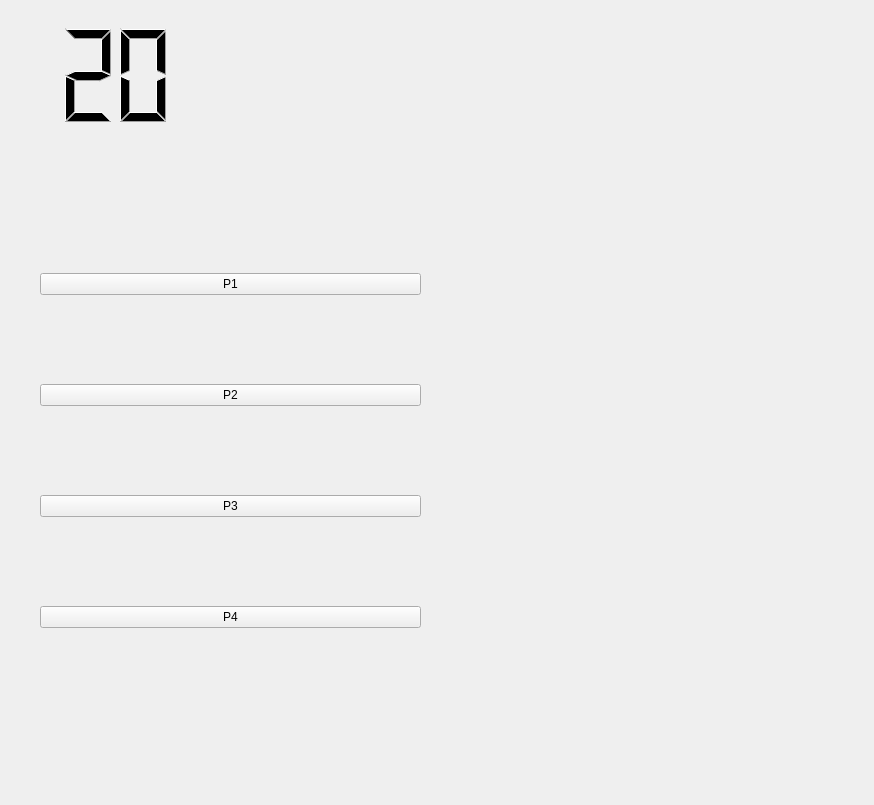
<?xml version="1.0" encoding="UTF-8"?>
<ui version="4.0">
 <class>Form</class>
 <widget class="QWidget" name="Form">
  <property name="geometry">
   <rect>
    <x>0</x>
    <y>0</y>
    <width>874</width>
    <height>805</height>
   </rect>
  </property>
  <property name="windowTitle">
   <string>Form</string>
  </property>
  <widget class="QLCDNumber" name="Timer">
   <property name="geometry">
    <rect>
     <x>20</x>
     <y>20</y>
     <width>191</width>
     <height>111</height>
    </rect>
   </property>
   <property name="frameShape">
    <enum>QFrame::NoFrame</enum>
   </property>
   <property name="smallDecimalPoint">
    <bool>false</bool>
   </property>
   <property name="digitCount">
    <number>2</number>
   </property>
   <property name="intValue" stdset="0">
    <number>20</number>
   </property>
  </widget>
  <widget class="QWidget" name="verticalLayoutWidget">
   <property name="geometry">
    <rect>
     <x>40</x>
     <y>190</y>
     <width>381</width>
     <height>521</height>
    </rect>
   </property>
   <layout class="QVBoxLayout" name="verticalLayout" stretch="0,0,0,0">
    <item>
     <widget class="QPushButton" name="pushButton">
      <property name="text">
       <string>P1</string>
      </property>
     </widget>
    </item>
    <item>
     <widget class="QPushButton" name="pushButton_2">
      <property name="text">
       <string>P2</string>
      </property>
     </widget>
    </item>
    <item>
     <widget class="QPushButton" name="pushButton_3">
      <property name="text">
       <string>P3</string>
      </property>
     </widget>
    </item>
    <item>
     <widget class="QPushButton" name="pushButton_4">
      <property name="text">
       <string>P4</string>
      </property>
     </widget>
    </item>
   </layout>
  </widget>
 </widget>
 <resources/>
 <connections/>
</ui>
